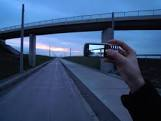
#> input picture intensity_transformation/download.jpeg, 161 x 121 px
$ python embossing_filter.py
#> lines starting #> are read from the running program, lines starting #| are printed output that depends on the picture
import cv2
import os
import numpy as np
from matplotlib import pyplot as plt

# Input and output folder paths
input_root_folder = 'download.jpeg'
output_root_folder = 'Embossed_Data/'


image = cv2.imread(input_root_folder)
#> image is the input picture: shape (121, 161, 3); mean B, G, R 113.3, 78.5, 56.6

# Define the embossing kernel
kernel = np.array([[-2, -1, 0],
                   [-1,  1, 1],
                   [ 0,  1, 2]])
kernel = np.array([[1/9, 1/9, 1/9],
                   [1/9,  1/9, 1/9],
                   [1/9,  1/9, 1/9]])
# Apply convolution to perform embossing
laplacian_image = cv2.filter2D(image, -1, kernel)
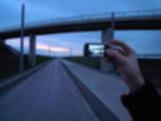
#> laplacian_image: shape (121, 161, 3); mean B, G, R 113.3, 78.5, 56.6

# Save the embossed image
plt.subplot(121),plt.imshow(image),plt.title('Original')
plt.xticks([]), plt.yticks([])
plt.subplot(122),plt.imshow(laplacian_image),plt.title('Averaging')
plt.xticks([]), plt.yticks([])
plt.show()
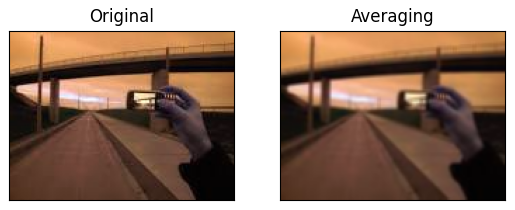
#> figure drawn by matplotlib, 2 panels; B, G, R data is drawn as R, G, B
# Print a message when processing is complete
print("Embossing complete. Embossed images are saved in the output folder.")
